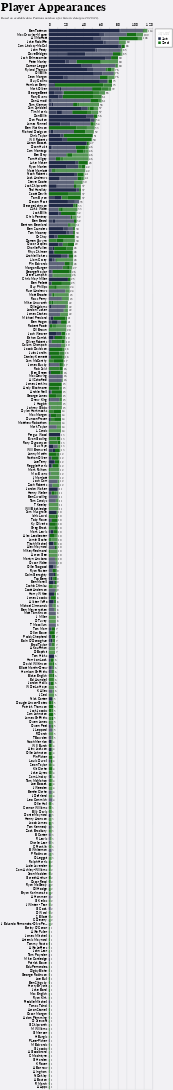

The code cell stored with this chart in its notebook:
### Markdown cell above
# Appearances Chart

### Code cell
appearance_chart(db)

### Figure 1 — Vega-Lite specification as saved in the notebook (floating-point values rounded to 4 significant figures; data arrays with more than 128 entries replaced by an {"elided": "..."} marker saying what was removed)
{"config": {"axis": {"labelFont": "Lato, sans-serif", "titleFont": "PT Sans Narrow, Helvetica Neue, Helvetica, Arial, sans-serif", "labelFontSize": 13, "titleFontSize": 24, "gridColor": "#202947", "gridOpacity": 0.2}, "header": {"labelFont": "PT Sans Narrow, Helvetica Neue, Helvetica, Arial, sans-serif", "titleFont": "PT Sans Narrow, Helvetica Neue, Helvetica, Arial, sans-serif", "labelFontSize": 24, "titleFontSize": 28, "labelFontWeight": "bold", "orient": "left"}, "legend": {"labelFont": "Lato, sans-serif", "titleFont": "PT Sans Narrow, Helvetica Neue, Helvetica, Arial, sans-serif", "labelFontSize": 14, "titleFontSize": 16, "titlePadding": 5, "fillColor": "white", "strokeColor": "black", "padding": 10, "titleFontWeight": "lighter", "titleFontStyle": "italic", "titleColor": "gray", "offset": 10}, "title": {"font": "PT Sans Narrow, Helvetica Neue, Helvetica, Arial, sans-serif", "fontSize": 48, "fontWeight": "bold", "anchor": "start", "align": "center", "titlePadding": 20, "subtitlePadding": 10, "subtitleFontSize": 13, "subtitleColor": "", "subtitleFontStyle": "italic", "offset": 15, "color": "black"}, "axisX": {"labelAngle": 0}, "facet": {"title": null, "header": null, "align": {"row": "each", "column": "each"}}, "resolve": {"scale": {"y": "independent", "facet": "independent"}}, "background": "#f2f1f4"}, "layer": [{"mark": {"type": "bar"}, "encoding": {"color": {"field": "squad", "legend": {"orient": "right"}, "scale": {"domain": ["1st", "2nd"], "range": ["#202947", "#146f14"]}, "title": "Squad", "type": "nominal"}, "opacity": {"field": "start", "legend": null, "scale": {"domain": ["Start", "Bench", "Unknown"], "range": [1.0, 0.7, 0.4]}, "type": "nominal"}, "order": {"field": "squad", "sort": "ascending", "type": "quantitative"}, "tooltip": [{"field": "player", "title": "Player", "type": "nominal"}, {"field": "squad", "title": "Squad", "type": "nominal"}, {"aggregate": "sum", "field": "games", "title": "Games", "type": "quantitative"}, {"field": "start", "title": "Started?", "type": "nominal"}], "x": {"aggregate": "sum", "axis": {"orient": "top", "title": null}, "field": "games", "type": "quantitative"}, "y": {"field": "player", "sort": "-x", "title": null, "type": "nominal"}}, "title": {"text": "Player Appearances", "subtitle": "Based on available data. Positions not shown for historic data (pre-2020/21)."}}, {"mark": {"type": "text", "align": "left", "baseline": "middle", "dx": 3, "fontSize": 12}, "encoding": {"text": {"aggregate": "sum", "field": "games", "type": "quantitative"}, "x": {"aggregate": "sum", "field": "games", "type": "quantitative"}, "y": {"field": "player", "sort": "-x", "type": "nominal"}}}], "data": {"name": "data-0a38c03405488d838e5aae69c5261b51"}, "height": {"step": 15}, "width": 400, "$schema": "https://vega.github.io/schema/vega-lite/v5.20.1.json", "datasets": {"data-0a38c03405488d838e5aae69c5261b51": {"elided": "1923 records"}}}
